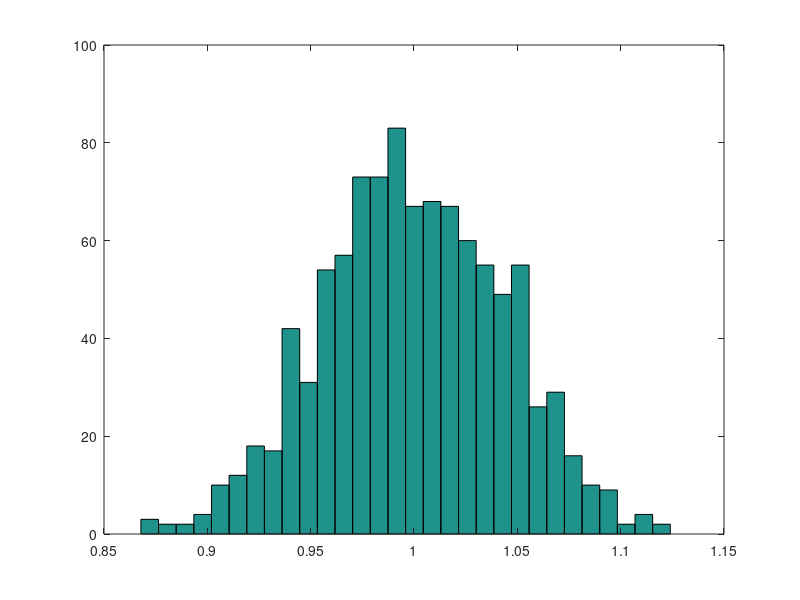
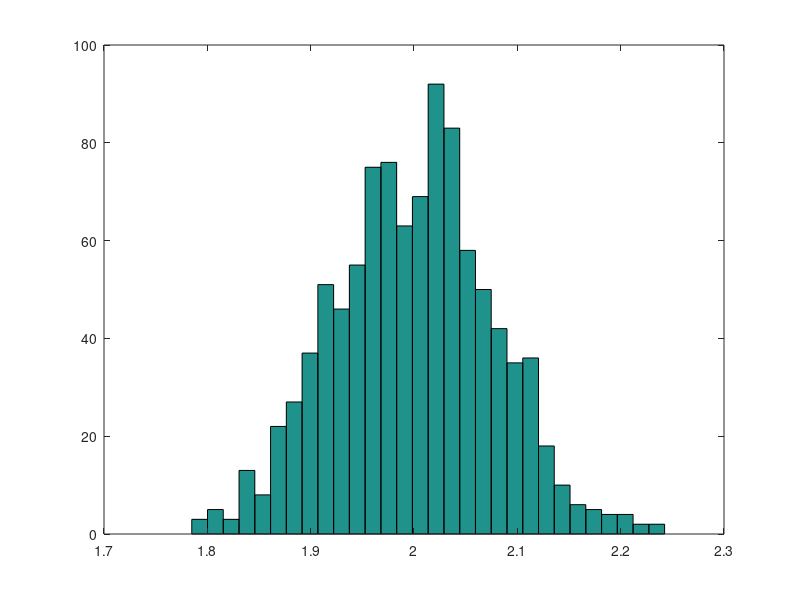

Recreate these plots in MATLAB, in order.
clear 
close all

% Generate the initial straight line data
x=(0:0.05:1)';
y=(1+2*x);

% Calculate the Regression Coefficients for 1000 sets of noise.
n=1000;
for i=1:n
    % Generate N(0,1) random errors and add to the data with
    % a suitably scaled standard deviation
    noise(:,i)=randn(size(y));
    stdnoise=0.1;
    ynoisy(:,i)=y+stdnoise*noise(:,i);

    % Fit a straight line through the noisy data using Polyfit
    p(:,i)=polyfit(x,ynoisy(:,i),1);
end

% Look at the distributions of a and b
b=p(1,:);		% The first row of the matrix p
a=p(2,:);		% The second row of the matrix p

abar=mean(a)		% Calculates the mean
bbar=mean(b)

sda=std(a)		% Calculates the standard deviation
sdb=std(b)

% Plot Histograms of the coefficients
figure(1)
hist(a,30)
figure(2)
hist(b,30)

